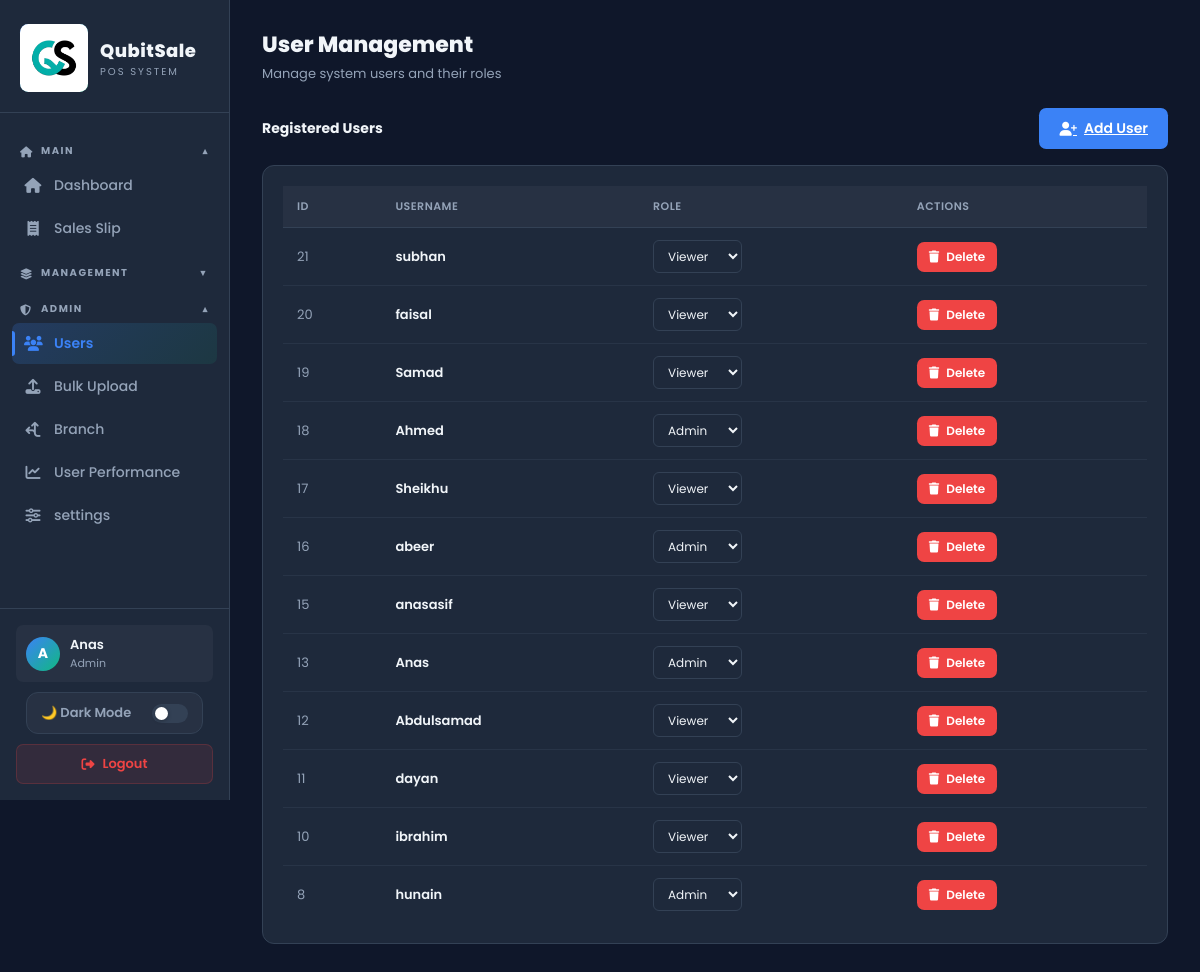
Page /user_list.php (signed in) on the committed database.
### tables this page shows
CREATE TABLE `users` (
  `id` int(11) NOT NULL,
  `user` varchar(100) NOT NULL,
  `pass` varchar(255) NOT NULL,
  `created_at` timestamp NULL DEFAULT current_timestamp(),
  `role` enum('admin','cashier','viewer') NOT NULL DEFAULT 'viewer'
);

### user_list.php (the view, shortened to what this page needs)
<?php
include 'db.php';
$query="SELECT id, user, role FROM users ORDER BY id DESC";
$result=$conn->query($query);
?>
<!DOCTYPE html>
<html>
<head>
<?php include 'sidebar.php'; ?>
</head>
<body>
<div class="main-content">
  <div class="page-header">
    <div class="page-title">User Management</div>
    <div class="page-subtitle">Manage system users and their roles</div>
  </div>
  <div class="content-area">
    <div style="display:flex;justify-content:space-between;align-items:center;margin-bottom:16px;">
      <div style="font-size:14px;font-weight:700;">Registered Users</div>
      <a href="Register.php" class="btn btn-primary"><i class="fas fa-user-plus"></i> Add User</a>
    </div>
    <div class="card">
    <table>
      <thead><tr><th>ID</th><th>Username</th><th>Role</th><th>Actions</th></tr></thead>
      <tbody>
      <?php if($result&&$result->num_rows>0): while($row=$result->fetch_assoc()): ?>
      <tr>
        <td style="color:var(--text-muted);"><?php echo $row['id']; ?></td>
        <td style="font-weight:600;"><?php echo htmlspecialchars($row['user']); ?></td>
        <td>
          <form method="post" action="update_role.php">
            <select name="role" onchange="this.form.submit()" style="background:var(--bg2);border:1px solid var(--border);color:var(--text);border-radius:6px;">
              <option value="admin" <?php echo $row['role']=='admin'?'selected':''; ?>>Admin</option>
              <option value="viewer" <?php echo $row['role']=='viewer'?'selected':''; ?>>Viewer</option>
            </select>
          </form>
        </td>
        <td>
          <a href="user_list.php?delete_id=<?php echo $row['id']; ?>" class="btn btn-danger" style="font-size:12px;padding:6px 12px;text-decoration:none;" onclick="return confirm('Delete this user?')">
            <i class="fas fa-trash"></i> Delete
          </a>
        </td>
      </tr>
      <?php endwhile; else: ?>
      <tr><td colspan="4" style="text-align:center;padding:30px;color:var(--text-muted);">No users found</td></tr>
      <?php endif; ?>
      </tbody>
    </table>
    </div>
  </div>
</div>
</body>
</html>

### sidebar.php (shortened to what this page needs)
<?php
$current_page = basename($_SERVER['PHP_SELF']);
$_cust = [];
if(isset($conn)){
    $res = $conn->query("SELECT `key`,`value` FROM app_settings");
    if($res) while($r = $res->fetch_assoc()) $_cust[$r['key']] = $r['value'];
}
function _cfg($k,$d){ global $_cust; return $_cust[$k] ?? $d; }
$_app_name    = _cfg('app_name',       'Stockora');
$_app_tagline = _cfg('app_tagline',    'POS System');
$_logo_emoji  = _cfg('logo_emoji',     '🏪');
$_logo_type   = _cfg('logo_type',      'emoji');
$_logo_file   = _cfg('logo_file',      '');
 $logo_size    = _cfg('logo_size',      '36');
?>
<link rel="stylesheet" href="https://cdnjs.cloudflare.com/ajax/libs/font-awesome/6.4.0/css/all.min.css">
<div class="sidebar">
    <div class="sidebar-logo">
       <div class="logo-icon" style="width:<?= intval($logo_size) ?>px;height:<?= intval($logo_size) ?>px;">
            <?php if($_logo_type === 'image' && !empty($_logo_file) && file_exists('uploads/'.$_logo_file)): ?>
                <img src="uploads/<?= htmlspecialchars($_logo_file) ?>" alt="Logo">
            <?php else: ?>
               <span style="font-size:<?= intval($logo_size * 0.45) ?>px;">
    <?= htmlspecialchars($_logo_emoji) ?>
</span>
            <?php endif; ?>
        </div>
        <div>
            <div class="logo-text"><?= htmlspecialchars($_app_name) ?></div>
            <div class="logo-sub"><?= htmlspecialchars($_app_tagline) ?></div>
        </div>
    </div>
    <nav class="sidebar-nav">
        <div class="nav-label" id="grp-main" onclick="toggleGroup('main')">
            <span class="nl-text"><i class="fas fa-home" style="width:14px;font-size:11px;"></i> Main</span>
            <span class="nl-arrow">▼</span>
        </div>
        <div class="nav-group" id="grp-main-items">
            <a href="index.php" class="nav-item <?= $current_page=='index.php'?'active':'' ?>">
                <i class="fas fa-home"></i> Dashboard
            </a>
            <a href="sales_slip.php" class="nav-item <?= $current_page=='sales_slip.php'?'active':'' ?>">
                <i class="fas fa-receipt"></i> Sales Slip
            </a>
        </div>
        <div class="nav-label" id="grp-mgmt" onclick="toggleGroup('mgmt')">
            <span class="nl-text"><i class="fas fa-layer-group" style="width:14px;font-size:11px;"></i> Management</span>
            <span class="nl-arrow">▼</span>
        </div>
        <div class="nav-label" id="grp-admin" onclick="toggleGroup('admin')">
            <span class="nl-text"><i class="fas fa-shield-alt" style="width:14px;font-size:11px;"></i> Admin</span>
            <span class="nl-arrow">▼</span>
        </div>
        <div class="nav-group" id="grp-admin-items">
            <a href="user_list.php" class="nav-item <?= $current_page=='user_list.php'?'active':'' ?>">
                <i class="fas fa-users"></i> Users
            </a>
            <a href="upload.php" class="nav-item <?= $current_page=='upload.php'?'active':'' ?>">
                <i class="fas fa-upload"></i> Bulk Upload
            </a>
            <a href="branch.php" class="nav-item <?= $current_page=='branch.php'?'active':'' ?>">
              <i class="fa-solid fa-arrows-split-up-and-left"></i> Branch
            </a>
            <a href="user_performance.php" class="nav-item <?= $current_page=='user_performance.php'?'active':'' ?>">
                <i class="fas fa-chart-line"></i> User Performance
            </a>
             <a href="customize.php" class="nav-item <?= $current_page=='customize.php'?'active':'' ?>">
             <i class="fa-solid fa-sliders"></i> settings
            </a>
        </div>
    </nav>
    <div class="sidebar-footer">
        <div class="user-info">
            <div class="user-avatar"><?= strtoupper(substr($_SESSION['username'] ?? 'G', 0, 1)) ?></div>
            <div>
                <div class="user-name"><?= htmlspecialchars($_SESSION['username'] ?? 'Guest') ?></div>
                <div class="user-role"><?= ucfirst($_SESSION['role'] ?? '') ?></div>
            </div>
        </div>
        <div class="theme-toggle" onclick="toggleTheme()" id="themeBtn">
            <span id="themeLabel">🌙 Dark Mode</span>
            <div class="toggle-track" id="themeTrack">
                <div class="toggle-thumb"></div>
            </div>
        </div>
        <a href="logout.php" class="logout-btn">
            <i class="fas fa-sign-out-alt"></i> Logout
        </a>
    </div>
</div>

### user_list.php (style rules this page uses)
select { width:auto;padding:6px 10px;font-size:12px; }

### rows in the picture
users: id "21", user "subhan", role "Viewer"
users: id "20", user "faisal", role "Viewer"
users: id "19", user "Samad", role "Viewer"
users: id "18", user "Ahmed", role "Admin"
users: id "17", user "Sheikhu", role "Viewer"
users: id "16", user "abeer", role "Admin"
users: id "15", user "anasasif", role "Viewer"
users: id "13", user "Anas", role "Admin"
users: id "12", user "Abdulsamad", role "Viewer"
users: id "11", user "dayan", role "Viewer"
users: id "10", user "ibrahim", role "Viewer"
users: id "8", user "hunain", role "Admin"

### other values in the picture
$_app_name "QubitSale"
$_app_tagline "POS SYSTEM"
substr($_SESSION['username'] ?? 'G', 0, 1) "A"
$_SESSION['username'] "Anas"
$_SESSION['role'] "Admin"
